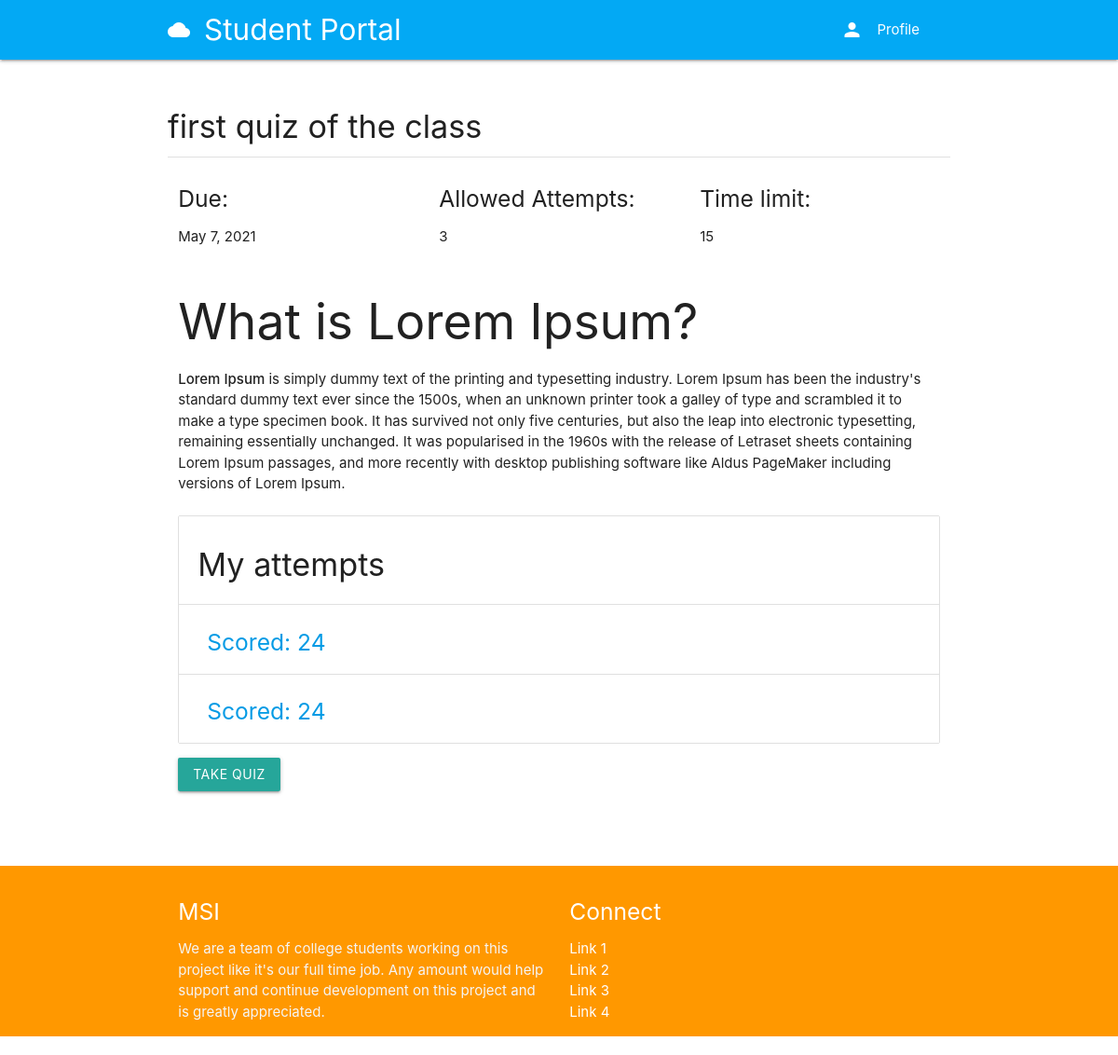
Page /course/e7e69d85-dbf6-4e46-bd26-2d721d1a9f71/modules/1/quiz/6/ (signed in) on the committed database.
### quiz/models.py (models this page shows, shortened)
class Quizzes(models.Model):
	user = models.ForeignKey(User, on_delete=models.CASCADE)
	title = models.CharField(max_length=200)
	description = RichTextField()
	date = models.DateTimeField(auto_now_add=True)
	due = models.DateField()
	allowed_attempts = models.PositiveIntegerField()
	time_limit_mins = models.PositiveIntegerField()
	questions = models.ManyToManyField(Question)

class Attempter(models.Model):
	user = models.ForeignKey(User, on_delete=models.CASCADE)
	quiz = models.ForeignKey(Quizzes, on_delete=models.CASCADE)
	score = models.PositiveIntegerField()
	completed = models.DateTimeField(auto_now_add=True)

### quiz/views.py (the view)
# urls.py: path('<course_id>/modules/<module_id>/quiz/<quiz_id>/', QuizDetail, name='quiz-detail'),
def QuizDetail(request, course_id, module_id, quiz_id):
	user = request.user
	quiz = get_object_or_404(Quizzes, id=quiz_id)
	my_attempts = Attempter.objects.filter(quiz=quiz, user=user)
	context = {
		'quiz': quiz,
		'my_attempts': my_attempts,
		'course_id': course_id,
		'module_id': module_id,
	}
	return render(request, 'quiz/quizdetail.html', context)

### authy/views.py (called while the page is built)
def SideNavInfo(request):
	user = request.user
	nav_profile = None
	if user.is_authenticated:
		nav_profile = Profile.objects.get(user=user)
	return {'nav_profile': nav_profile}

### direct/views.py (called while the page is built)
def CheckDirects(request):
    directs_count = 0
    if request.user.is_authenticated:
        directs_count = Message.objects.filter(user=request.user, is_read=False).count()
    return {'directs_count': directs_count}

### student_portal/templates/quiz/quizdetail.html
{% extends 'base.html' %}
{% load static %}
{% block content %}
<div class="section">
	<h4>{{ quiz.title }}</h4>
	<div class="divider"></div>
</div>
<div class="row">
<div class="col s4">
  <h5>Due:</h5>
  <p>{{ quiz.due }}</p>
</div>
<div class="col s4">
  <h5>Allowed Attempts:</h5>
  <p>{{ quiz.allowed_attempts }}</p>
</div>
<div class="col s4">
  <h5>Time limit:</h5>
  <p>{{ quiz.time_limit_mins }}</p>
</div>
<div class="col s12">
  {{ quiz.description | safe }}
</div>
<div class="col s12">
  <ul class="collection with-header">
    <li class="collection-header"><h4>My attempts</h4></li>
    {% for attempt in my_attempts %}
      <li class="collection-item">
        <a href="{% url 'attempt-detail' course_id module_id quiz.id attempt.id %}"><h5>Scored: {{ attempt.score }}</h5></a>
      </li>
    {% endfor %}
  </ul>
</div>
    <div class="col s12">
      <a class="btn" href="{% url 'take-quiz' course_id module_id quiz.id %}">Take Quiz</a>
    </div>
</div>
{% endblock %}

### rows in the picture
Quizzes: title "first quiz of the class", due "May 7, 2021", allowed_attempts "3", time_limit_mins "15", description "What is Lorem Ipsum? Lorem Ipsum is simply dummy text of the printing and typesetting industry. Lorem Ipsum has been the industry's standard dummy text ever since the 1500s, when an unknown printer took a galley of type and scrambled it to make a type specimen book. It has survived not only five centuries, but also the leap into electronic typesetting, remaining essentially unchanged. It was popularised in the 1960s with the release of Letraset sheets containing Lorem Ipsum passages, and more recently with desktop publishing software like Aldus PageMaker including versions of Lorem Ipsum."
Attempter: score "24"
Attempter: score "24"
